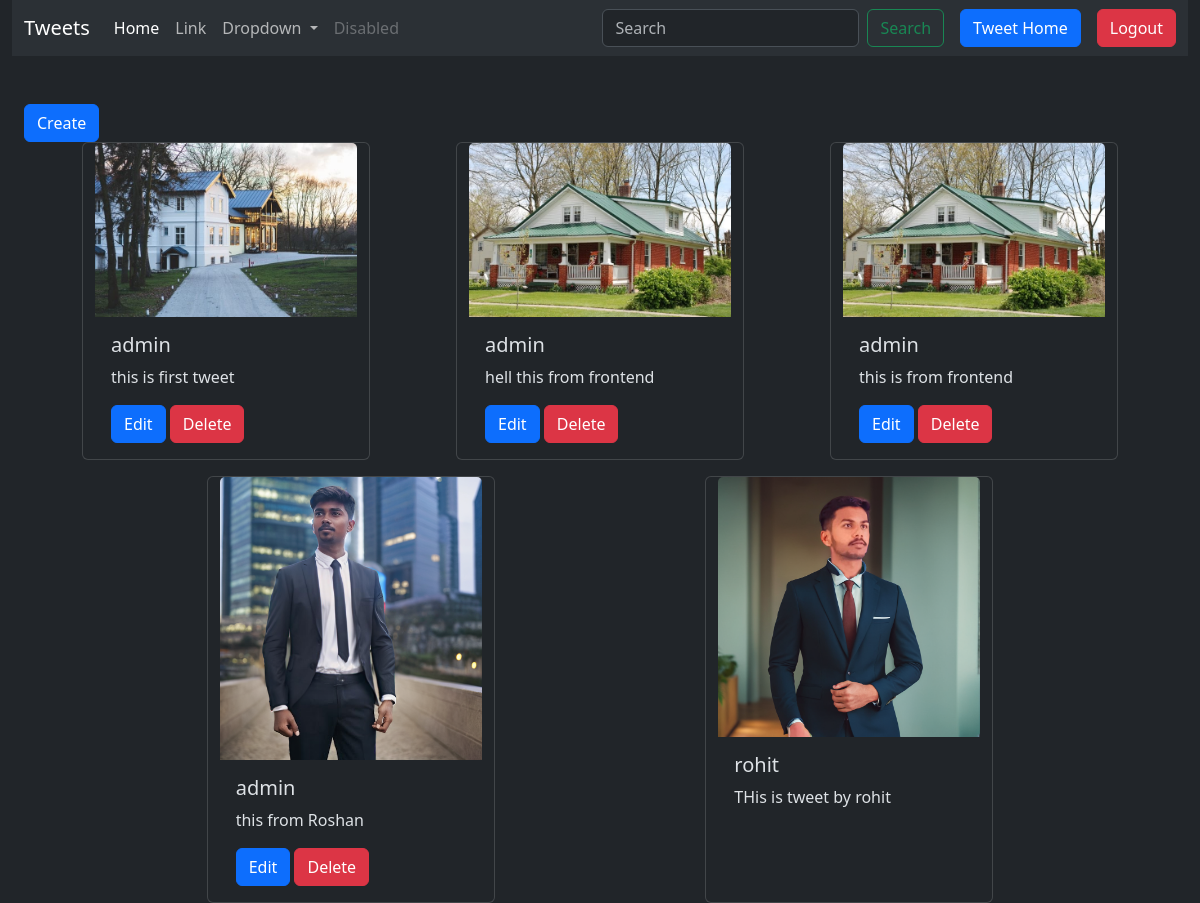
The app's page /tweets/ (signed in) with its own data.
### tweetapp/models.py (models this page shows, shortened)
class Tweets(models.Model):
    user = models.ForeignKey(User,on_delete=models.CASCADE)
    tweet_msg = models.CharField(max_length=255)
    photo = models.FileField(upload_to='tweet_photos/',blank=True,null=True)
    created_at = models.DateTimeField(auto_now_add=True)
    updated_at = models.DateTimeField(auto_now=True)

### tweetapp/views.py (the view)
# urls.py: path('',tweet_list,name='tweet_list'),
def tweet_list(request):
    tweets = Tweets.objects.all()
    return render(request,'tweetapp/tweetList.html',{'tweets':tweets})

### tweetapp/templates/tweetapp/tweetList.html (shortened to what this page needs)
{% extends 'layout.html' %}
{% load static %}
{% block content %}
<section class="container-fluid" id="main-content">
    <a href="{% url 'tweet_create' %}" class="btn btn-primary mt-5">Create</a>
    <div class="row gap-3 justify-content-evenly">
        {% for twet in tweets %}
        <div class="card" style="width: 18rem;">
            {% if twet.photo %}
                <img src="{{ twet.photo.url }}" class="card-img-top" alt="Tweet Image">
            {% else %}
                <img src="{% static 'default_image.jpg' %}" class="card-img-top" alt="No Image Available">
            {% endif %}
            <div class="card-body">
              <h5 class="card-title">{{twet.user.username}}</h5>
              <p class="card-text">{{twet.tweet_msg}}</p>
              {% if twet.user == user %}
                <a href="{% url 'tweet_edit' twet.id%}" class="btn btn-primary">Edit</a>
                <a href="{%url 'tweet_delete' twet.id%}" class="btn btn-danger">Delete</a>
              {% endif %}
            </div>
          </div>
        {% endfor %}
    </div>
  </section>
{% endblock content %}

### records on screen
Tweets: photo (picture), user.username "admin", tweet_msg "this is first tweet", shows "Edit"
Tweets: photo (picture), user.username "admin", tweet_msg "hell this from frontend", shows "Edit"
Tweets: photo (picture), user.username "admin", tweet_msg "this is from frontend", shows "Edit"
Tweets: photo (picture), user.username "admin", tweet_msg "this from Roshan", shows "Edit"
Tweets: photo (picture), user.username "rohit", tweet_msg "THis is tweet by rohit"
